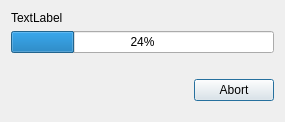
<?xml version="1.0" encoding="UTF-8"?>
<ui version="4.0">
 <class>ProgressDialog</class>
 <widget class="QDialog" name="ProgressDialog">
  <property name="geometry">
   <rect>
    <x>0</x>
    <y>0</y>
    <width>285</width>
    <height>122</height>
   </rect>
  </property>
  <property name="windowTitle">
   <string>Please wait</string>
  </property>
  <layout class="QVBoxLayout" name="verticalLayout">
   <item>
    <widget class="QLabel" name="label">
     <property name="text">
      <string>TextLabel</string>
     </property>
    </widget>
   </item>
   <item>
    <widget class="QProgressBar" name="progressBar">
     <property name="value">
      <number>24</number>
     </property>
    </widget>
   </item>
   <item>
    <spacer name="verticalSpacer_2">
     <property name="orientation">
      <enum>Qt::Vertical</enum>
     </property>
     <property name="sizeType">
      <enum>QSizePolicy::Fixed</enum>
     </property>
     <property name="sizeHint" stdset="0">
      <size>
       <width>20</width>
       <height>20</height>
      </size>
     </property>
    </spacer>
   </item>
   <item>
    <widget class="QDialogButtonBox" name="buttonBox">
     <property name="orientation">
      <enum>Qt::Horizontal</enum>
     </property>
     <property name="standardButtons">
      <set>QDialogButtonBox::Abort</set>
     </property>
    </widget>
   </item>
   <item>
    <spacer name="verticalSpacer">
     <property name="orientation">
      <enum>Qt::Vertical</enum>
     </property>
     <property name="sizeHint" stdset="0">
      <size>
       <width>20</width>
       <height>0</height>
      </size>
     </property>
    </spacer>
   </item>
  </layout>
 </widget>
 <resources/>
 <connections>
  <connection>
   <sender>buttonBox</sender>
   <signal>accepted()</signal>
   <receiver>ProgressDialog</receiver>
   <slot>accept()</slot>
   <hints>
    <hint type="sourcelabel">
     <x>248</x>
     <y>254</y>
    </hint>
    <hint type="destinationlabel">
     <x>157</x>
     <y>274</y>
    </hint>
   </hints>
  </connection>
  <connection>
   <sender>buttonBox</sender>
   <signal>rejected()</signal>
   <receiver>ProgressDialog</receiver>
   <slot>reject()</slot>
   <hints>
    <hint type="sourcelabel">
     <x>316</x>
     <y>260</y>
    </hint>
    <hint type="destinationlabel">
     <x>286</x>
     <y>274</y>
    </hint>
   </hints>
  </connection>
 </connections>
</ui>
